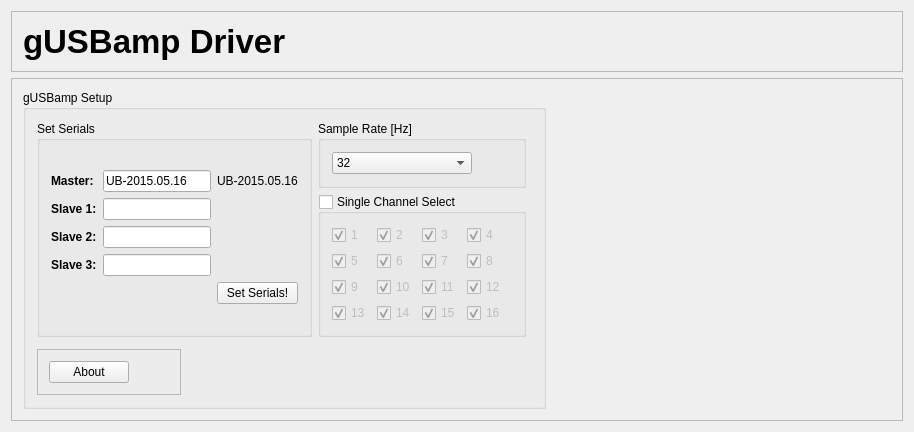
<?xml version="1.0" encoding="UTF-8"?>
<ui version="4.0">
 <class>GUSBAmpSetupClass</class>
 <widget class="QWidget" name="GUSBAmpSetupClass">
  <property name="geometry">
   <rect>
    <x>0</x>
    <y>0</y>
    <width>914</width>
    <height>409</height>
   </rect>
  </property>
  <property name="windowTitle">
   <string>GUSBAmp EEG Connector Setup</string>
  </property>
  <layout class="QGridLayout" name="gridLayout_4">
   <item row="0" column="0">
    <widget class="QFrame" name="frame_2">
     <property name="frameShape">
      <enum>QFrame::StyledPanel</enum>
     </property>
     <property name="frameShadow">
      <enum>QFrame::Raised</enum>
     </property>
     <layout class="QGridLayout" name="gridLayout_9">
      <item row="0" column="0">
       <widget class="QLabel" name="label_6">
        <property name="font">
         <font>
          <pointsize>25</pointsize>
          <weight>75</weight>
          <bold>true</bold>
         </font>
        </property>
        <property name="text">
         <string>gUSBamp Driver</string>
        </property>
       </widget>
      </item>
      <item row="0" column="2">
       <widget class="QLabel" name="label_7">
        <property name="text">
         <string/>
        </property>
        <property name="pixmap">
         <pixmap resource="../gusbamp.qrc">:/images/images/logos/logos.png</pixmap>
        </property>
       </widget>
      </item>
      <item row="0" column="1">
       <spacer name="horizontalSpacer_3">
        <property name="orientation">
         <enum>Qt::Horizontal</enum>
        </property>
        <property name="sizeHint" stdset="0">
         <size>
          <width>40</width>
          <height>20</height>
         </size>
        </property>
       </spacer>
      </item>
     </layout>
     <zorder>label_7</zorder>
     <zorder>label_6</zorder>
     <zorder>horizontalSpacer_3</zorder>
    </widget>
   </item>
   <item row="1" column="0">
    <widget class="QFrame" name="DriverSetup">
     <property name="frameShape">
      <enum>QFrame::StyledPanel</enum>
     </property>
     <property name="frameShadow">
      <enum>QFrame::Raised</enum>
     </property>
     <layout class="QHBoxLayout" name="horizontalLayout">
      <item>
       <widget class="QGroupBox" name="groupBox">
        <property name="title">
         <string>gUSBamp Setup</string>
        </property>
        <layout class="QGridLayout" name="gridLayout_3">
         <item row="0" column="0" rowspan="2">
          <widget class="QGroupBox" name="SetSerials">
           <property name="title">
            <string>Set Serials</string>
           </property>
           <layout class="QGridLayout" name="gridLayout_5">
            <item row="0" column="0">
             <layout class="QGridLayout" name="gridLayout">
              <item row="0" column="0">
               <widget class="QLabel" name="label_2">
                <property name="text">
                 <string>&lt;html&gt;&lt;head/&gt;&lt;body&gt;&lt;p&gt;&lt;span style=&quot; font-weight:600;&quot;&gt;Master:&lt;/span&gt;&lt;/p&gt;&lt;/body&gt;&lt;/html&gt;</string>
                </property>
               </widget>
              </item>
              <item row="0" column="1">
               <widget class="QLineEdit" name="master">
                <property name="sizePolicy">
                 <sizepolicy hsizetype="Fixed" vsizetype="Fixed">
                  <horstretch>0</horstretch>
                  <verstretch>0</verstretch>
                 </sizepolicy>
                </property>
                <property name="text">
                 <string>UB-2015.05.16</string>
                </property>
               </widget>
              </item>
              <item row="0" column="2">
               <widget class="QLabel" name="label">
                <property name="text">
                 <string>UB-2015.05.16</string>
                </property>
               </widget>
              </item>
              <item row="4" column="2">
               <widget class="QPushButton" name="pushButton">
                <property name="text">
                 <string>Set Serials!</string>
                </property>
               </widget>
              </item>
              <item row="2" column="1">
               <widget class="QLineEdit" name="slave2">
                <property name="sizePolicy">
                 <sizepolicy hsizetype="Fixed" vsizetype="Fixed">
                  <horstretch>0</horstretch>
                  <verstretch>0</verstretch>
                 </sizepolicy>
                </property>
               </widget>
              </item>
              <item row="3" column="1">
               <widget class="QLineEdit" name="slave3">
                <property name="sizePolicy">
                 <sizepolicy hsizetype="Fixed" vsizetype="Fixed">
                  <horstretch>0</horstretch>
                  <verstretch>0</verstretch>
                 </sizepolicy>
                </property>
               </widget>
              </item>
              <item row="1" column="1">
               <widget class="QLineEdit" name="slave1">
                <property name="sizePolicy">
                 <sizepolicy hsizetype="Fixed" vsizetype="Fixed">
                  <horstretch>0</horstretch>
                  <verstretch>0</verstretch>
                 </sizepolicy>
                </property>
               </widget>
              </item>
              <item row="1" column="2">
               <widget class="QLabel" name="label1">
                <property name="text">
                 <string/>
                </property>
               </widget>
              </item>
              <item row="1" column="0">
               <widget class="QLabel" name="label_3">
                <property name="text">
                 <string>&lt;html&gt;&lt;head/&gt;&lt;body&gt;&lt;p&gt;&lt;span style=&quot; font-weight:600;&quot;&gt;Slave 1:&lt;/span&gt;&lt;/p&gt;&lt;/body&gt;&lt;/html&gt;</string>
                </property>
               </widget>
              </item>
              <item row="2" column="0">
               <widget class="QLabel" name="label_4">
                <property name="text">
                 <string>&lt;html&gt;&lt;head/&gt;&lt;body&gt;&lt;p&gt;&lt;span style=&quot; font-weight:600;&quot;&gt;Slave 2:&lt;/span&gt;&lt;/p&gt;&lt;/body&gt;&lt;/html&gt;</string>
                </property>
               </widget>
              </item>
              <item row="2" column="2">
               <widget class="QLabel" name="label2">
                <property name="text">
                 <string/>
                </property>
               </widget>
              </item>
              <item row="3" column="2">
               <widget class="QLabel" name="label3">
                <property name="text">
                 <string/>
                </property>
               </widget>
              </item>
              <item row="3" column="0">
               <widget class="QLabel" name="label_5">
                <property name="text">
                 <string>&lt;html&gt;&lt;head/&gt;&lt;body&gt;&lt;p&gt;&lt;span style=&quot; font-weight:600;&quot;&gt;Slave 3:&lt;/span&gt;&lt;/p&gt;&lt;/body&gt;&lt;/html&gt;</string>
                </property>
               </widget>
              </item>
             </layout>
            </item>
           </layout>
          </widget>
         </item>
         <item row="0" column="2">
          <widget class="QGroupBox" name="groupBox_2">
           <property name="title">
            <string>Sample Rate [Hz]</string>
           </property>
           <layout class="QGridLayout" name="gridLayout_7">
            <item row="0" column="0">
             <widget class="QComboBox" name="comboBox">
              <item>
               <property name="text">
                <string>32</string>
               </property>
              </item>
              <item>
               <property name="text">
                <string>64</string>
               </property>
              </item>
              <item>
               <property name="text">
                <string>128</string>
               </property>
              </item>
              <item>
               <property name="text">
                <string>256</string>
               </property>
              </item>
              <item>
               <property name="text">
                <string>512</string>
               </property>
              </item>
              <item>
               <property name="text">
                <string>600</string>
               </property>
              </item>
              <item>
               <property name="text">
                <string>1200</string>
               </property>
              </item>
             </widget>
            </item>
            <item row="0" column="1">
             <spacer name="horizontalSpacer">
              <property name="orientation">
               <enum>Qt::Horizontal</enum>
              </property>
              <property name="sizeType">
               <enum>QSizePolicy::Minimum</enum>
              </property>
              <property name="sizeHint" stdset="0">
               <size>
                <width>40</width>
                <height>20</height>
               </size>
              </property>
             </spacer>
            </item>
           </layout>
          </widget>
         </item>
         <item row="3" column="0">
          <widget class="QFrame" name="frame">
           <property name="sizePolicy">
            <sizepolicy hsizetype="Fixed" vsizetype="Preferred">
             <horstretch>0</horstretch>
             <verstretch>0</verstretch>
            </sizepolicy>
           </property>
           <property name="frameShape">
            <enum>QFrame::StyledPanel</enum>
           </property>
           <property name="frameShadow">
            <enum>QFrame::Raised</enum>
           </property>
           <layout class="QGridLayout" name="gridLayout_8">
            <item row="0" column="0">
             <widget class="QPushButton" name="m_qPushButton_About">
              <property name="text">
               <string>About</string>
              </property>
             </widget>
            </item>
            <item row="0" column="1">
             <spacer name="horizontalSpacer_2">
              <property name="orientation">
               <enum>Qt::Horizontal</enum>
              </property>
              <property name="sizeHint" stdset="0">
               <size>
                <width>40</width>
                <height>20</height>
               </size>
              </property>
             </spacer>
            </item>
           </layout>
          </widget>
         </item>
         <item row="1" column="2">
          <widget class="QGroupBox" name="ChannelSelect">
           <property name="title">
            <string>Single Channel Select</string>
           </property>
           <property name="checkable">
            <bool>true</bool>
           </property>
           <property name="checked">
            <bool>false</bool>
           </property>
           <layout class="QGridLayout" name="gridLayout_6">
            <item row="0" column="0">
             <layout class="QGridLayout" name="gridLayout_2">
              <item row="0" column="0">
               <widget class="QCheckBox" name="checkBox">
                <property name="text">
                 <string>1</string>
                </property>
                <property name="checked">
                 <bool>true</bool>
                </property>
                <property name="tristate">
                 <bool>false</bool>
                </property>
               </widget>
              </item>
              <item row="0" column="1">
               <widget class="QCheckBox" name="checkBox_2">
                <property name="text">
                 <string>2</string>
                </property>
                <property name="checked">
                 <bool>true</bool>
                </property>
               </widget>
              </item>
              <item row="0" column="2">
               <widget class="QCheckBox" name="checkBox_3">
                <property name="text">
                 <string>3</string>
                </property>
                <property name="checked">
                 <bool>true</bool>
                </property>
               </widget>
              </item>
              <item row="0" column="3" colspan="2">
               <widget class="QCheckBox" name="checkBox_4">
                <property name="text">
                 <string>4</string>
                </property>
                <property name="checked">
                 <bool>true</bool>
                </property>
               </widget>
              </item>
              <item row="1" column="0">
               <widget class="QCheckBox" name="checkBox_5">
                <property name="text">
                 <string>5</string>
                </property>
                <property name="checked">
                 <bool>true</bool>
                </property>
               </widget>
              </item>
              <item row="1" column="1">
               <widget class="QCheckBox" name="checkBox_6">
                <property name="text">
                 <string>6</string>
                </property>
                <property name="checked">
                 <bool>true</bool>
                </property>
               </widget>
              </item>
              <item row="1" column="2">
               <widget class="QCheckBox" name="checkBox_7">
                <property name="text">
                 <string>7</string>
                </property>
                <property name="checked">
                 <bool>true</bool>
                </property>
               </widget>
              </item>
              <item row="1" column="3" colspan="2">
               <widget class="QCheckBox" name="checkBox_8">
                <property name="text">
                 <string>8</string>
                </property>
                <property name="checked">
                 <bool>true</bool>
                </property>
               </widget>
              </item>
              <item row="2" column="0">
               <widget class="QCheckBox" name="checkBox_9">
                <property name="text">
                 <string>9</string>
                </property>
                <property name="checked">
                 <bool>true</bool>
                </property>
               </widget>
              </item>
              <item row="2" column="1">
               <widget class="QCheckBox" name="checkBox_10">
                <property name="text">
                 <string>10</string>
                </property>
                <property name="checked">
                 <bool>true</bool>
                </property>
               </widget>
              </item>
              <item row="2" column="2">
               <widget class="QCheckBox" name="checkBox_11">
                <property name="text">
                 <string>11</string>
                </property>
                <property name="checked">
                 <bool>true</bool>
                </property>
               </widget>
              </item>
              <item row="2" column="3" colspan="2">
               <widget class="QCheckBox" name="checkBox_12">
                <property name="text">
                 <string>12</string>
                </property>
                <property name="checked">
                 <bool>true</bool>
                </property>
               </widget>
              </item>
              <item row="3" column="0">
               <widget class="QCheckBox" name="checkBox_13">
                <property name="text">
                 <string>13</string>
                </property>
                <property name="checked">
                 <bool>true</bool>
                </property>
               </widget>
              </item>
              <item row="3" column="1">
               <widget class="QCheckBox" name="checkBox_14">
                <property name="text">
                 <string>14</string>
                </property>
                <property name="checked">
                 <bool>true</bool>
                </property>
               </widget>
              </item>
              <item row="3" column="2">
               <widget class="QCheckBox" name="checkBox_15">
                <property name="text">
                 <string>15</string>
                </property>
                <property name="checked">
                 <bool>true</bool>
                </property>
               </widget>
              </item>
              <item row="3" column="3">
               <widget class="QCheckBox" name="checkBox_16">
                <property name="text">
                 <string>16</string>
                </property>
                <property name="checked">
                 <bool>true</bool>
                </property>
               </widget>
              </item>
             </layout>
            </item>
           </layout>
          </widget>
         </item>
         <item row="2" column="4">
          <widget class="QFrame" name="frame_4">
           <property name="frameShape">
            <enum>QFrame::StyledPanel</enum>
           </property>
           <property name="frameShadow">
            <enum>QFrame::Raised</enum>
           </property>
          </widget>
         </item>
        </layout>
        <zorder>groupBox_2</zorder>
        <zorder>SetSerials</zorder>
        <zorder>ChannelSelect</zorder>
        <zorder>frame</zorder>
        <zorder>frame_4</zorder>
       </widget>
      </item>
      <item>
       <spacer name="horizontalSpacer_5">
        <property name="orientation">
         <enum>Qt::Horizontal</enum>
        </property>
        <property name="sizeHint" stdset="0">
         <size>
          <width>40</width>
          <height>20</height>
         </size>
        </property>
       </spacer>
      </item>
     </layout>
    </widget>
   </item>
   <item row="2" column="0">
    <spacer name="verticalSpacer">
     <property name="orientation">
      <enum>Qt::Vertical</enum>
     </property>
     <property name="sizeHint" stdset="0">
      <size>
       <width>20</width>
       <height>40</height>
      </size>
     </property>
    </spacer>
   </item>
  </layout>
 </widget>
 <layoutdefault spacing="6" margin="11"/>
 <resources>
  <include location="../gusbamp.qrc"/>
 </resources>
 <connections/>
</ui>
